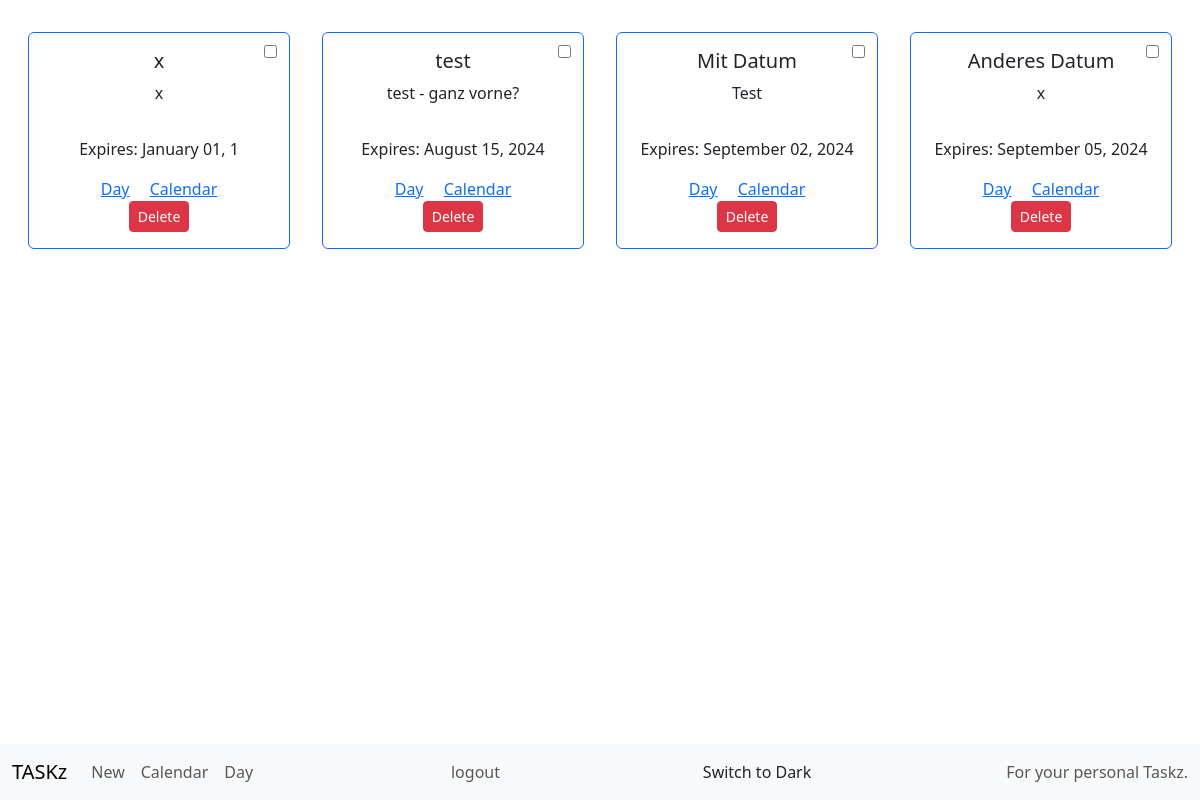
Page /overview (signed in) on the earlier database version.
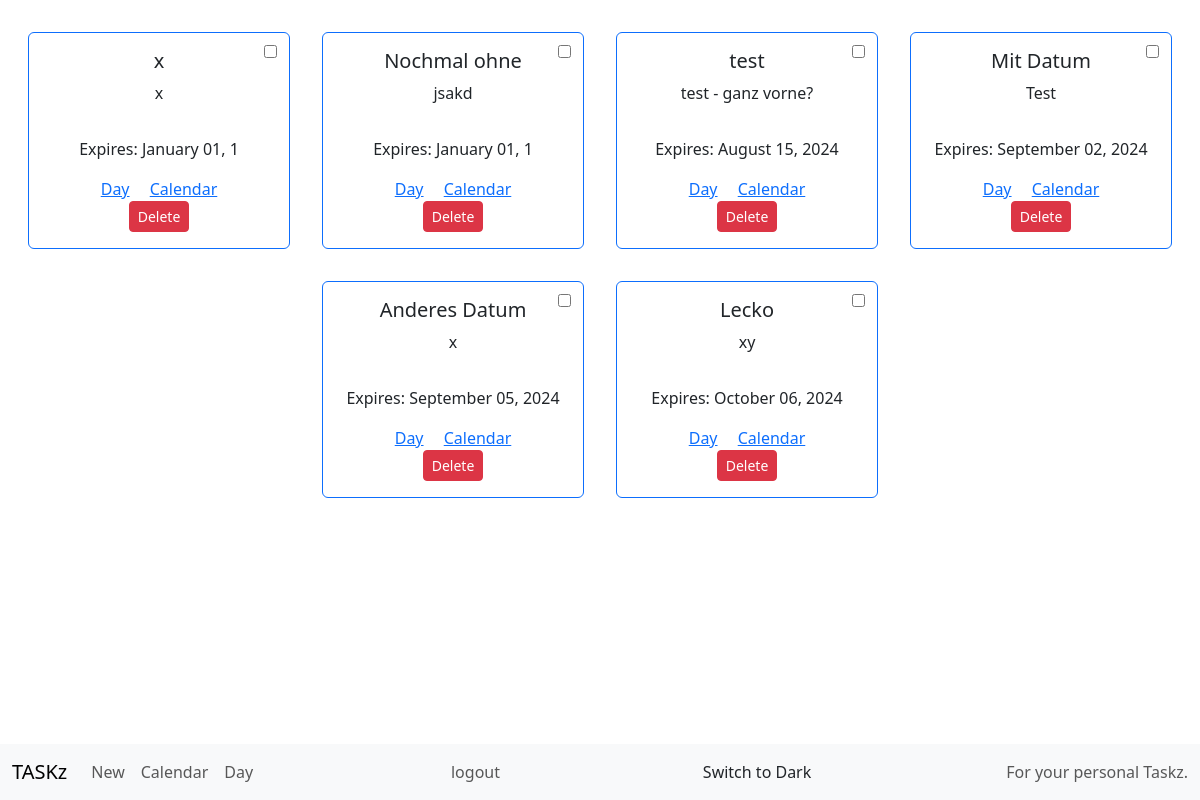
Same page on the later database version.
### tables this page shows
CREATE TABLE taskz (
                        id INTEGER PRIMARY KEY AUTOINCREMENT, 
                        user INTEGER NOT NULL, 
                        title TEXT NOT NULL, 
                        text TEXT,
                        created TIMESTAMP DEFAULT CURRENT_TIMESTAMP, 
                        date TIMESTAMP, 
                        checked INTEGER DEFAULT 0, 
                        FOREIGN KEY(user) REFERENCES users(id));

### app.py (the view, shortened to what this page needs)
@app.route("/overview", methods=["GET", "POST"])
@login_required
def overview():
    taskz = get_taskz(session["user"])
    return render("overview.html", taskz=taskz)

### functions.py (called while the page is built)
def login_required(f):
    @wraps(f)
    def decorated_function(*args, **kwargs):
        if session.get("user") is None:
            return redirect("/login")
        return f(*args, **kwargs)
    return decorated_function

def get_taskz(user_id):
    try:
        con = sql.connect(DB, detect_types=sql.PARSE_DECLTYPES)
        try:
            con.row_factory = sql.Row
            cur = con.cursor()
            cur.execute("SELECT * FROM taskz WHERE user = ?", (user_id,))
            taskz = cur.fetchall()
        finally:
            con.close()
    except:
        return
    return taskz

### templates/overview.html (shortened to what this page needs)
{% extends "layout.html" %} {% block title %} - Overview {% endblock %} {% block
main %}
<div class="container-fluid text-center">
  {% if taskz %}
  <div class="container-fluid mt-3">
    <div class="row justify-content-center">
      {% for task in taskz | sort(attribute="date") %} {% if task.checked == 0 %}
      <div class="col-12 col-xxl-2 col-xl-3 col-lg-4 col-md-6 p-3">
        <div class="card border-primary">
          <div class="card-body">
            <h5 class="card-title">{{ task.title }}</h5>
            <form action="{{ url_for('overview') }}" method="post">
              <input
              type="checkbox"
              name="checktask"
              class="checktask"
              value="{{ task.id }}"
              onChange="this.form.submit()"
            />
            </form>
            <p class="card-text" style="white-space: pre-line">{{ task.text }}</p>
          </div>
          <div class="card-body">
            {% if task.date.strftime("%Y") != "0001"  %}
            <p>Expires: {{ task.date.strftime("%B %d, %Y") }}</p>
            <a href="{{ url_for('day') }}?year={{ task.date.strftime('%Y') }}&month={{ task.date.strftime('%m') }}&day={{ task.date.strftime('%d') }}" class="card-link">Day</a>
            <a href="{{ url_for('cal') }}?year={{ task.date.strftime('%Y') }}&month={{ task.date.strftime('%m') }}" class="card-link"
              >Calendar</a>
              {% endif %}
            <form action="{{ url_for('overview') }}" method="post">
              <button class="btn btn-danger btn-sm delete" type="submit" name="delete" value="{{ task.id }}">Delete</button>
            </form>
          </div>
        </div>
      </div>
      {% endif %} {% endfor %}
    </div>
  </div>
  {% else %} Nothing here... {% endif %}
</div>
{% endblock %}

### templates/layout.html (shortened to what this page needs)
<!DOCTYPE html>
<html lang="en">
  <head>
    <link href="../static/stylesheets/style.css" rel="stylesheet" />
    <link
      href="https://cdn.jsdelivr.net/npm/bootstrap@5.3.3/dist/css/bootstrap.min.css"
      rel="stylesheet"
    />
  </head>
  <body>
    <nav class="navbar navbar-expand-lg bg-body-tertiary fixed-bottom">
      <div class="container-fluid">
        <a
          class="navbar-brand"
          href="
                {% if session['user'] %}
                {{ url_for('overview') }}
        {% else %}
        {{ url_for('index') }}
        {% endif %}
        "
          >TASKz</a
        >
        <div class="collapse navbar-collapse" id="navbarText">
          {% if session["user"] %}
          <ul class="navbar-nav me-auto mb-2 mb-lg-0">
            <li class="nav-item">
              <a class="nav-link" href="{{ url_for('new') }}">New</a>
            </li>
            <li class="nav-item">
              <a class="nav-link" href="{{ url_for('cal') }}">Calendar</a>
            </li>
            <li class="nav-item">
              <a class="nav-link" href="{{ url_for('day') }}">Day</a>
            </li>
          </ul>
          <ul class="navbar-nav me-auto mb-2 mb-lg-0">
            <li class="nav-item">
              <a class="nav-link" aria-current="page" href="{{ url_for('logout') }}">logout</a>
            </li>
          </ul>
          {% endif %}
          <ul class="navbar-nav me-auto mb-2 mb-lg-0">
            <li class="nav-item">
              <button id="themebtn" class="btn"></button>
            </li>
          </ul>
          <span class="navbar-text"> For your personal Taskz. </span>
        </div>
      </div>
    </nav>
    <main>{% block main %}{% endblock %}</main>
  </body>
</html>

### static/stylesheets/style.css (style rules this page uses)
body { padding-bottom: 56px; }
.card .checktask { position: absolute; right: 12px; top: 12px; }

Differences in the rows shown:
added taskz: title "Nochmal ohne", text "jsakd", date "January 01, 1", {{ task.id }} 9 (drawn)
added taskz: title "Lecko", text "xy", date "October 06, 2024", {{ task.id }} 8 (drawn)
